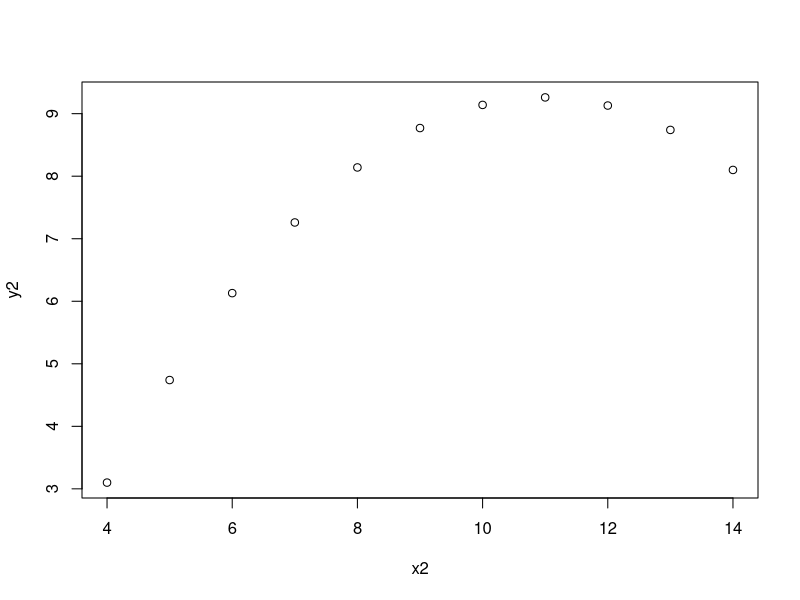

This chart was generated by the following R code:
# Task 1
f = function(x, n) {
  sum((x^(1:n) / (1:n)))
}


# Task 2
df = data.frame(state.x77)

# a)
indexes = order(df$Illiteracy)
names = rownames(df)
names[indexes[1:5]]

# b)
indexes = order(df$Area, decreasing = T)
sum(df$Population[indexes[1:10]])

# c)
sum(df$Life.Exp > 70)

# d)
names[which.max(df$Population / df$Area)]


# Task 3
good_illiteracy = df$Illiteracy[df$Illiteracy < 1]
bad_illiteracy = df$Illiteracy[df$Illiteracy >= 1]

shapiro.test(good_illiteracy)
shapiro.test(bad_illiteracy)

wilcox.test(good_illiteracy, bad_illiteracy, alternative="greater")


# Task 4
data_frame = data.frame(
  x2 = anscombe$x2,
  y2 = anscombe$y2
)

plot(data_frame)

model <- lm(y2 ~ log(x2), data=data_frame)
summary_model = summary(model)

predict_df = data.frame(x2=c(8.3, 9.5, 10.7))
predict.lm(
  model,
  predict_df,
  interval = "confidence",
  level = 0.95
)


# Task 5
x = c(38, 10, 84, 36, 50, 35, 73, 48)
y = c(32, 16, 57, 28, 52, 12, 61, 29)

shapiro.test(x)
shapiro.test(y)

t.test(x, y)

